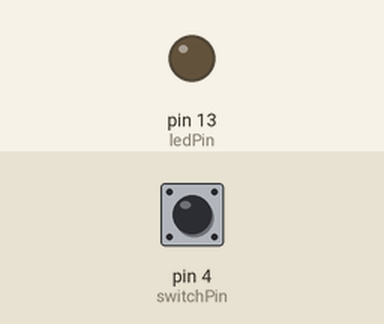
This sketch was run on a simulated Arduino Uno, built with avr-gcc and run on an emulated ATmega328P. Parts: output pins drawn as LEDs (lit = HIGH). Inputs (shaded band) come from the test bench; at power-on: pin 4 (switchPin) LOW.

Above: at 1.2 s.
1.3 s: pin 4 (switchPin) pulled HIGH for 0.15 s
At 1.4 s:
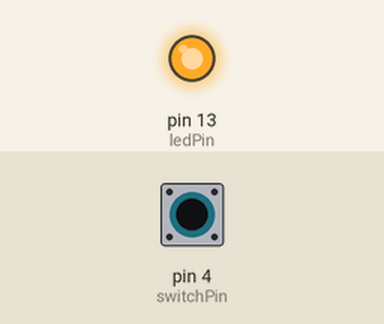
3.0 s: pin 4 (switchPin) pulled HIGH for 3.2 s
At 6.9 s:
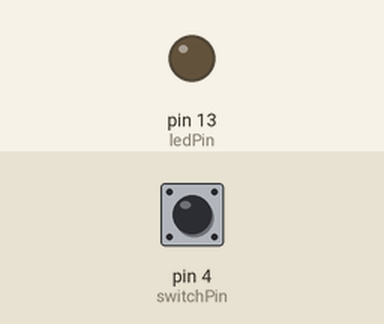
Timing chart, 0 to 8.4 s (numbered marks = the images above; inputs shaded):
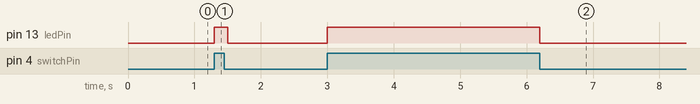

The sketch:

sketch_jan22a.ino
```cpp
// Wiring / Arduino Code
// Code for sensing a switch status and writing the value to the serial port.

int switchPin = 4;                       // Switch connected to pin 4
int ledPin = 13;

void setup() {
  pinMode(switchPin, INPUT);             // Set pin 0 as an input
  pinMode (ledPin, OUTPUT);
  Serial.begin(9600);                    // Start serial communication at 9600 bps
}

void loop() {
  if (digitalRead(switchPin) == HIGH) {

  //  Serial.print(1, BYTE);    // send 1 to Processing
    digitalWrite(ledPin,HIGH);

  // Afficher dans le

  } else {                               // If the switch is not ON,
//      Serial.print(0, BYTE);               // send 0 to Processing
      digitalWrite(ledPin,LOW);
  }
  delay(100);                            // Wait 100 milliseconds
}
```

Measured:
- after the input at 1.3 s, pin 13 (ledPin): LOW → HIGH at once, → LOW 0.20 s later
- after the input at 3.0 s, pin 13 (ledPin): LOW → HIGH at once, → LOW 3.2 s later
